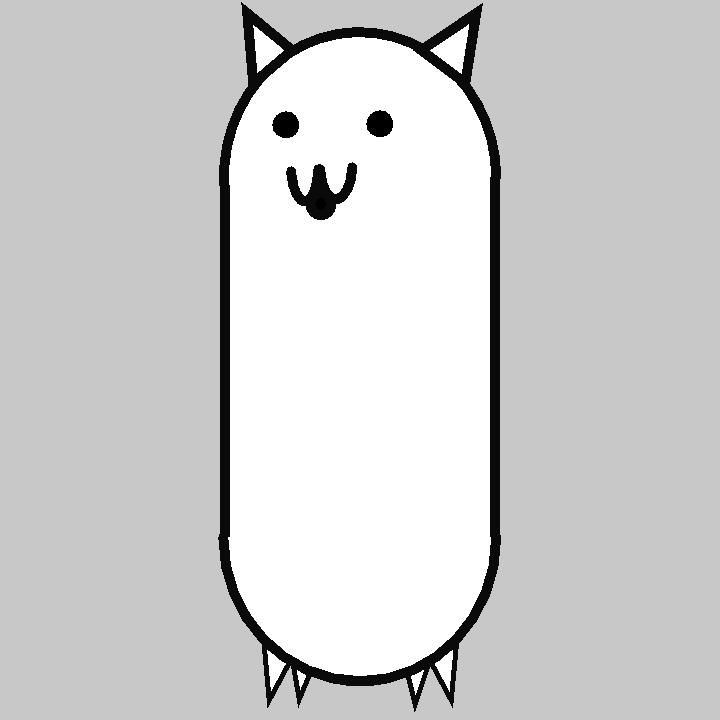
Frame 1 (no input)
Frame 60 (the mouse pressed at the canvas centre just before this capture): identical to frame 1, image omitted
Frame 120 (the mouse held since frame 60 and released just before this capture): identical to frame 1, image omitted

The Processing sketch that drew this single still picture (run headless with seeded random() and noise(); from frame 60 on, the mouse is pressed at the canvas centre):

// Processing sketch: Personal__Piece_240916a
// ── Personal__Piece_240916a.pde
//this code draws a tank cat for the game battle cats.
//the reason for this being my personal piece is to use createShape() and thats it.
//got help form the reference page on processing.



PShape pill, pillCenter, pillBottom, pillTop;

void setup(){
 size (720, 720);
 rectMode(CENTER);
 noSmooth();


}


void draw(){
 background(200);
 translate(360, 360);
 
 
 //X and Y location
 int allLocX = 0;
 int allLocY = 0;
 
 //legs
 int legX1 = -96;
 int legY1 = 286;
 int legX2 = -91;
 int legY2 = 340;
 int legX3 = -68;
 int legY3 = 297;
 
 //stroke setup
 strokeWeight(10);
 
 
 //creates a parent group
 pill = createShape(GROUP);
 fill(255);
 stroke(10);
 
 //creates the shapes
 pillCenter = createShape(RECT, 0 + allLocX, -3 + allLocY, -270, -370);
 pillTop = createShape(ARC, 0 + allLocX, -183 + allLocY, 272, 290, -3.2, 0.0); 
 pillBottom = createShape(ARC, 0 + allLocX, 177 + allLocY, 273, 289, 0, PI);
 
//adding the child shapes to the parent group
 pill.addChild(pillCenter);
 pill.addChild(pillTop);
 pill.addChild(pillBottom);

 
 //legs
 //right legs
 fill(255);
 strokeWeight(5);
 triangle(legX1 + allLocX, legY1 + allLocY, legX2 + allLocX, legY2 + allLocY, legX3 + allLocX, legY3 + allLocY);
 triangle(legX1 + 28 + allLocX, legY1 + 13 + allLocY, legX2 + 30 + allLocX, legY2 + -1 + allLocY, legX3 + 20 + allLocX, legY3 + 11 + allLocY);
 
  
 //left legs
 triangle(-legX1 + allLocX, legY1 + allLocY, -legX2 + allLocX, legY2 + allLocY, -legX3 + allLocX, legY3 + allLocY);
 triangle(legX1 - -141 + allLocX, legY1 - -18 + allLocY, legX2 - -146 + allLocX, legY2 - -4 + allLocY, legX3 - -138 + allLocX, legY3 - -2 + allLocY);
 
 
 //body
 strokeWeight(10);
 shape(pill);
  
 //face
 //eyes
 fill(0);
 noStroke();
 circle(-74 + allLocX, -235 + allLocY, 27);
 circle(20 + allLocX, -236 + allLocY, 27);
 
 //mouth
 noFill();
 stroke(10);
 arc(-55 + allLocX, -192 + allLocY, 27, 66, 12.6, 15.6);
 arc(-24 + allLocX, -194 + allLocY, 32, 66, 12.6, 15.6);
 
 fill(0);
 ellipse(-39 + allLocX, -156 + allLocY, -21, 23);
 
 //ears
 fill(255);
 triangle(legX1 - 17 + allLocX, legY1 - 633 + allLocY, legX2 - 16 + allLocX, legY2 - 617 + allLocY, legX3 - 0 + allLocX, legY3 - 607 + allLocY);
 triangle(legX1 - -212 + allLocX, legY1 - 633 + allLocY, legX2 - -196 + allLocX, legY2 - 617 + allLocY, legX3 - -129 + allLocX, legY3 - 607 + allLocY);
}
